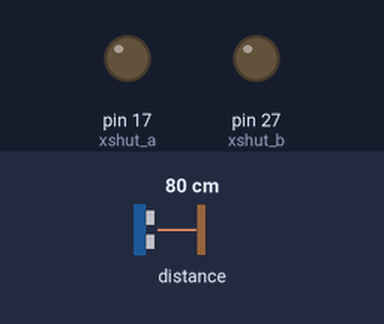
Recording of a program running on a simulated Raspberry Pi (header pin numbers). On the bench: output pins drawn as LEDs (lit = HIGH). Inputs (shaded band) come from the test bench; at power-on: distance to the obstacle 80 cm. Threads take turns every 2 ms; the clock reads 2024-03-15 10:24:30 at power-on unless the program sets it; what the program prints to the terminal is not drawn.

Above: at 0.01 s.
At 1.2 s:
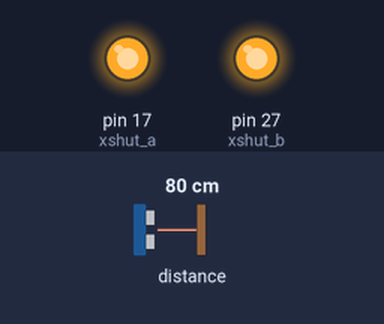
1.3 s: distance to the obstacle set to 11 cm
2.8 s: distance to the obstacle set to 8 cm
Timing chart, 0 to 5.8 s (numbered marks = the images above; inputs shaded):
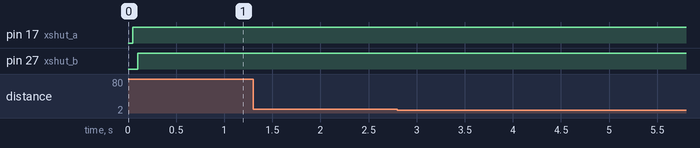

The program:

gate.py
```python
#!/usr/bin/env python3
"""
게이트 감지 통합 스크립트 (콘솔 출력 버전)

  - RFID(RC522, SPI)  : 카드 태깅 감지 -> tagging 이벤트
  - ToF(VL53L1X x2, I2C): 빔 A/B 통과 감지 -> gate_pass 이벤트 (방향 판정 포함)

서버 전송은 아직 붙이지 않고, 생성된 이벤트를 콘솔에 출력만 한다.
이벤트 딕셔너리 구조는 서버 스펙(/api/tagging-events, /api/gate-pass-events)과
동일하게 맞춰 두었으므로, 나중에 전송 스레드에서 그대로 POST 하면 된다.

배선
  RC522(SPI0)          VL53L1X x2 (I2C1)
    SCK  -> GPIO11       SDA   -> GPIO2  (공유)
    MISO -> GPIO9        SCL   -> GPIO3  (공유)
    MOSI -> GPIO10       XSHUT A -> GPIO17
    SDA(CS) -> GPIO8     XSHUT B -> GPIO27
    RST  -> GPIO25       VIN -> 3.3V / GND 공통
"""

import queue
import signal
import threading
import time
from datetime import datetime, timezone, timedelta

import board
import busio
import digitalio
import adafruit_vl53l1x

from mfrc522 import SimpleMFRC522
import RPi.GPIO as GPIO  # rpi-lgpio 가 이 이름으로 동작

# ---------------------------------------------------------------- 설정

DEVICE_ID = "raspberry01"
GATE_NO = 5
KST = timezone(timedelta(hours=9))

# ToF
XSHUT_A_PIN = board.D17
XSHUT_B_PIN = board.D27
SENSOR_A_ADDR = 0x30          # 빔 A 주소
SENSOR_B_ADDR = 0x31          # 빔 B 주소
TOF_DISTANCE_MODE = 1         # short mode: 근거리 게이트 감지에 더 안정적
TOF_TIMING_BUDGET_MS = 50
BEAM_THRESHOLD_CM = 10        # 이 거리 이내면 "빔 차단"으로 판정
BLOCK_CONFIRM_SAMPLES = 2     # 연속 N회 차단 거리일 때만 차단 확정
OPEN_CONFIRM_SAMPLES = 2      # 연속 N회 열림 거리일 때만 열림 확정
STALE_BLOCK_S = 1.0           # 차단 거리값이 이 시간 동안 고정되면 stale 로 간주
STALE_RESET_DELTA_CM = 5.0    # stale 중 거리 변화가 이 이상이면 새 감지로 간주
MATCH_WINDOW_S = 0.4          # 동시성 창 400ms
DEBOUNCE_S = 0.2             # 같은 빔 재트리거 최소 간격
AUTO_RELEASE_AFTER_TRIGGER = True
TOF_POLL_S = 0.02             # 폴링 주기 20ms
TOF_MONITOR_S = 1.0           # 센서값 상태 출력 주기

# RFID
RFID_POLL_S = 0.1
TAG_COOLDOWN_S = 1.5          # 같은 카드 연속 인식 방지

# ---------------------------------------------------------------- 공용

event_q: "queue.Queue[dict]" = queue.Queue()
stop_event = threading.Event()
_seq_lock = threading.Lock()
_seq = 0
INVALID_READING = object()


def now_iso() -> str:
    """timestamptz 형식 (예: 2026-07-22T14:30:12.540+09:00)"""
    return datetime.now(KST).isoformat(timespec="milliseconds")


def ts_iso(t: float) -> str:
    """time.time() 값을 timestamptz 문자열로"""
    return datetime.fromtimestamp(t, KST).isoformat(timespec="milliseconds")


def next_event_id() -> str:
    """멱등 키: {device_id}-{unix_ms}-{seq}"""
    global _seq
    with _seq_lock:
        _seq = (_seq + 1) % 10000
        return f"{DEVICE_ID}-{int(time.time() * 1000)}-{_seq:04d}"


# ---------------------------------------------------------------- ToF 초기화

def init_tof():
    """
    두 센서 모두 XSHUT 로 끈 뒤 하나씩 켜면서 주소를 분리한다.
    (VL53L1X 는 공장 기본 주소가 둘 다 0x29 라 그대로 두면 충돌)

    * 반드시 스레드 시작 전에 메인에서 한 번만 호출할 것.
    """
    i2c = busio.I2C(board.SCL, board.SDA)

    xshut_a = digitalio.DigitalInOut(XSHUT_A_PIN)
    xshut_b = digitalio.DigitalInOut(XSHUT_B_PIN)
    for x in (xshut_a, xshut_b):
        x.switch_to_output(value=False)      # 둘 다 끔
    time.sleep(0.05)

    # 1) 빔 A 만 켜서 주소 변경
    xshut_a.value = True
    time.sleep(0.05)
    sensor_a = adafruit_vl53l1x.VL53L1X(i2c, address=0x29)
    sensor_a.set_address(SENSOR_A_ADDR)

    # 2) 빔 B 만 기본 주소에서 잡은 뒤 별도 주소로 변경
    xshut_b.value = True
    time.sleep(0.05)
    sensor_b = adafruit_vl53l1x.VL53L1X(i2c, address=0x29)
    sensor_b.set_address(SENSOR_B_ADDR)

    for s in (sensor_a, sensor_b):
        s.distance_mode = TOF_DISTANCE_MODE
        s.timing_budget = TOF_TIMING_BUDGET_MS
        s.start_ranging()

    # xshut 핸들은 GC 되지 않도록 같이 반환
    return sensor_a, sensor_b, (xshut_a, xshut_b)


# ---------------------------------------------------------------- ToF 스레드

def tof_worker(sensor_a, sensor_b):
    """
    빔 A/B 트리거 순서로 통과 방향을 판정한다.

      1. 한쪽 빔 감지 -> 시각 기록, 400ms 타이머 시작
      2. 창 안에 반대쪽도 감지 -> complete, 시각 선후로 direction 결정
         창 만료                -> incomplete, direction = None
    """
    # 빔별 상태: 현재 차단 여부 / 마지막 트리거 시각
    blocked = {"A": False, "B": False}
    last_trigger = {"A": 0.0, "B": 0.0}
    latest_dist = {"A": None, "B": None}
    sample_state = {
        "A": {"block_count": 0, "open_count": 0, "near_since": None, "stale": False, "stale_dist": None},
        "B": {"block_count": 0, "open_count": 0, "near_since": None, "stale": False, "stale_dist": None},
    }
    last_error_log = {"A": 0.0, "B": 0.0}
    last_monitor = 0.0

    # 매칭 대기 중인 미완성 통과 (없으면 None)
    pending = None   # {"beam": "A"/"B", "ts": float}

    def read(name, sensor):
        """거리(cm), INVALID_READING, 또는 아직 새 데이터가 없으면 None"""
        try:
            if sensor.data_ready:
                range_status = getattr(sensor, "range_status", 0)
                d = sensor.distance
                sensor.clear_interrupt()
                if range_status not in (0, None):
                    return INVALID_READING
                return d
        except OSError as e:
            now = time.time()
            if now - last_error_log[name] > 1.0:
                print(f"[ToF] 빔 {name} 읽기 오류: {e}")
                last_error_log[name] = now
            return INVALID_READING
        return None

    def emit(beam_a_ts, beam_b_ts, status):
        if status == "complete":
            direction = "A_TO_B" if beam_a_ts < beam_b_ts else "B_TO_A"
            observed = max(beam_a_ts, beam_b_ts)
        else:
            direction = None
            observed = beam_a_ts if beam_a_ts else beam_b_ts

        event_q.put({
            "type": "gate_pass",
            "event_id": next_event_id(),
            "device_id": DEVICE_ID,
            "gate_no": GATE_NO,
            "direction": direction,
            "beam_a_ts": ts_iso(beam_a_ts) if beam_a_ts else None,
            "beam_b_ts": ts_iso(beam_b_ts) if beam_b_ts else None,
            "observed_at": ts_iso(observed),
            "status": status,
        })

    def classify_sample(name, dist, now):
        state = sample_state[name]

        raw_blocked = dist < BEAM_THRESHOLD_CM
        if raw_blocked:
            if state["stale"]:
                stale_dist = state["stale_dist"]
                if stale_dist is not None and abs(dist - stale_dist) >= STALE_RESET_DELTA_CM:
                    state["near_since"] = now
                    state["stale"] = False
                    state["stale_dist"] = None
            elif state["near_since"] is None:
                state["near_since"] = now
                state["stale"] = False
            elif (now - state["near_since"]) > STALE_BLOCK_S:
                state["stale"] = True
                state["stale_dist"] = dist
        else:
            state["near_since"] = None
            state["stale"] = False
            state["stale_dist"] = None

        if raw_blocked and not state["stale"]:
            state["block_count"] += 1
            state["open_count"] = 0
        else:
            state["open_count"] += 1
            state["block_count"] = 0

        if state["block_count"] >= BLOCK_CONFIRM_SAMPLES:
            return True
        if state["open_count"] >= OPEN_CONFIRM_SAMPLES:
            return False
        return blocked[name]

    def classify_invalid_sample(name):
        state = sample_state[name]
        state["near_since"] = None
        state["stale"] = False
        state["stale_dist"] = None
        state["open_count"] += 1
        state["block_count"] = 0
        if state["open_count"] >= OPEN_CONFIRM_SAMPLES:
            return False
        return blocked[name]

    def release_beam(name):
        state = sample_state[name]
        blocked[name] = False
        state["block_count"] = 0
        state["open_count"] = 0
        state["near_since"] = None
        state["stale"] = False
        state["stale_dist"] = None

    while not stop_event.is_set():
        now = time.time()

        for name, sensor in (("A", sensor_a), ("B", sensor_b)):
            dist = read(name, sensor)
            if dist is None:
                continue

            if dist is INVALID_READING:
                is_blocked = classify_invalid_sample(name)
            else:
                latest_dist[name] = dist
                is_blocked = classify_sample(name, dist, now)

            # 열림 -> 차단으로 바뀌는 순간만 트리거 (엣지 검출 + 디바운스)
            if is_blocked and not blocked[name]:
                if now - last_trigger[name] < DEBOUNCE_S:
                    continue
                last_trigger[name] = now
                blocked[name] = True

                if pending is None:
                    pending = {"beam": name, "ts": now}
                elif pending["beam"] != name:
                    # 반대쪽 빔이 창 안에 들어옴 -> complete
                    if name == "B":
                        emit(pending["ts"], now, "complete")
                    else:
                        emit(now, pending["ts"], "complete")
                    pending = None
                else:
                    # 같은 빔이 또 트리거됨 -> 이전 건은 버리고 갱신
                    pending = {"beam": name, "ts": now}

                if AUTO_RELEASE_AFTER_TRIGGER:
                    release_beam(name)

            elif not is_blocked:
                blocked[name] = False

        if now - last_monitor > TOF_MONITOR_S:
            def fmt(name):
                dist = latest_dist[name]
                if dist is None:
                    return f"{name}=----"
                state = "BLOCK" if blocked[name] else "open"
                stale_dist = sample_state[name]["stale_dist"]
                stale = f"/stale@{stale_dist:.1f}" if stale_dist is not None else ""
                return f"{name}={dist:5.1f}cm/{state}{stale}"

            pending_beam = pending["beam"] if pending else "-"
            print(f"[ToF] {fmt('A')}  {fmt('B')}  pending={pending_beam}")
            last_monitor = now

        # 창 만료 처리 -> incomplete
        if pending and (now - pending["ts"]) > MATCH_WINDOW_S:
            if pending["beam"] == "A":
                emit(pending["ts"], None, "incomplete")
            else:
                emit(None, pending["ts"], "incomplete")
            pending = None

        time.sleep(TOF_POLL_S)


# ---------------------------------------------------------------- RFID 스레드

def rfid_worker():
    reader = SimpleMFRC522()
    last_uid = None
    last_time = 0.0

    while not stop_event.is_set():
        try:
            uid, _text = reader.read_no_block()
        except Exception as e:
            print(f"[RFID] 읽기 오류: {e}")
            time.sleep(0.5)
            continue

        if uid:
            now = time.time()
            uid_hex = format(uid, "X")

            # 같은 카드를 계속 대고 있을 때 중복 이벤트 방지
            if uid_hex == last_uid and (now - last_time) < TAG_COOLDOWN_S:
                time.sleep(RFID_POLL_S)
                continue

            last_uid, last_time = uid_hex, now
            event_q.put({
                "type": "tagging",
                "event_id": next_event_id(),
                "device_id": DEVICE_ID,
                "gate_no": GATE_NO,
                "tag_id": uid_hex,
                "observed_at": ts_iso(now),
            })

        time.sleep(RFID_POLL_S)


# ---------------------------------------------------------------- 출력 스레드

def output_worker():
    """
    지금은 콘솔 출력만.
    나중에 여기서 requests.post(...) 로 서버 전송하면 된다.
    """
    while not stop_event.is_set():
        try:
            ev = event_q.get(timeout=0.3)
        except queue.Empty:
            continue

        if ev["type"] == "tagging":
            print(f"[태깅]   tag_id={ev['tag_id']}  at={ev['observed_at']}")
        else:
            arrow = {"A_TO_B": "입장", "B_TO_A": "퇴장"}.get(ev["direction"], "불완전")
            print(f"[통과]   {arrow:4s} status={ev['status']:10s} at={ev['observed_at']}")

        print(f"         {ev}")
        event_q.task_done()


# ---------------------------------------------------------------- 메인

def main():
    print("센서 초기화 중...")
    sensor_a, sensor_b, _xshut = init_tof()
    print(f"ToF 준비 완료 (빔 A=0x{SENSOR_A_ADDR:02X}, 빔 B=0x{SENSOR_B_ADDR:02X})")

    threads = [
        threading.Thread(target=tof_worker, args=(sensor_a, sensor_b), daemon=True),
        threading.Thread(target=rfid_worker, daemon=True),
        threading.Thread(target=output_worker, daemon=True),
    ]
    for t in threads:
        t.start()

    print("감지 시작. 종료하려면 Ctrl+C\n")

    def handle_sigint(signum, frame):
        stop_event.set()

    signal.signal(signal.SIGINT, handle_sigint)

    try:
        while not stop_event.is_set():
            time.sleep(0.2)
    finally:
        stop_event.set()
        for t in threads:
            t.join(timeout=1.0)
        # cleanup 은 프로그램 종료 시 딱 한 번만.
        # 중간에 호출하면 ToF 의 XSHUT 설정까지 날아간다.
        GPIO.cleanup()
        print("\n종료했습니다.")


if __name__ == "__main__":
    main()
```

Measured:
- after the input at 1.3 s, every drawn part: stays the same
- after the input at 2.8 s, every drawn part: stays the same
